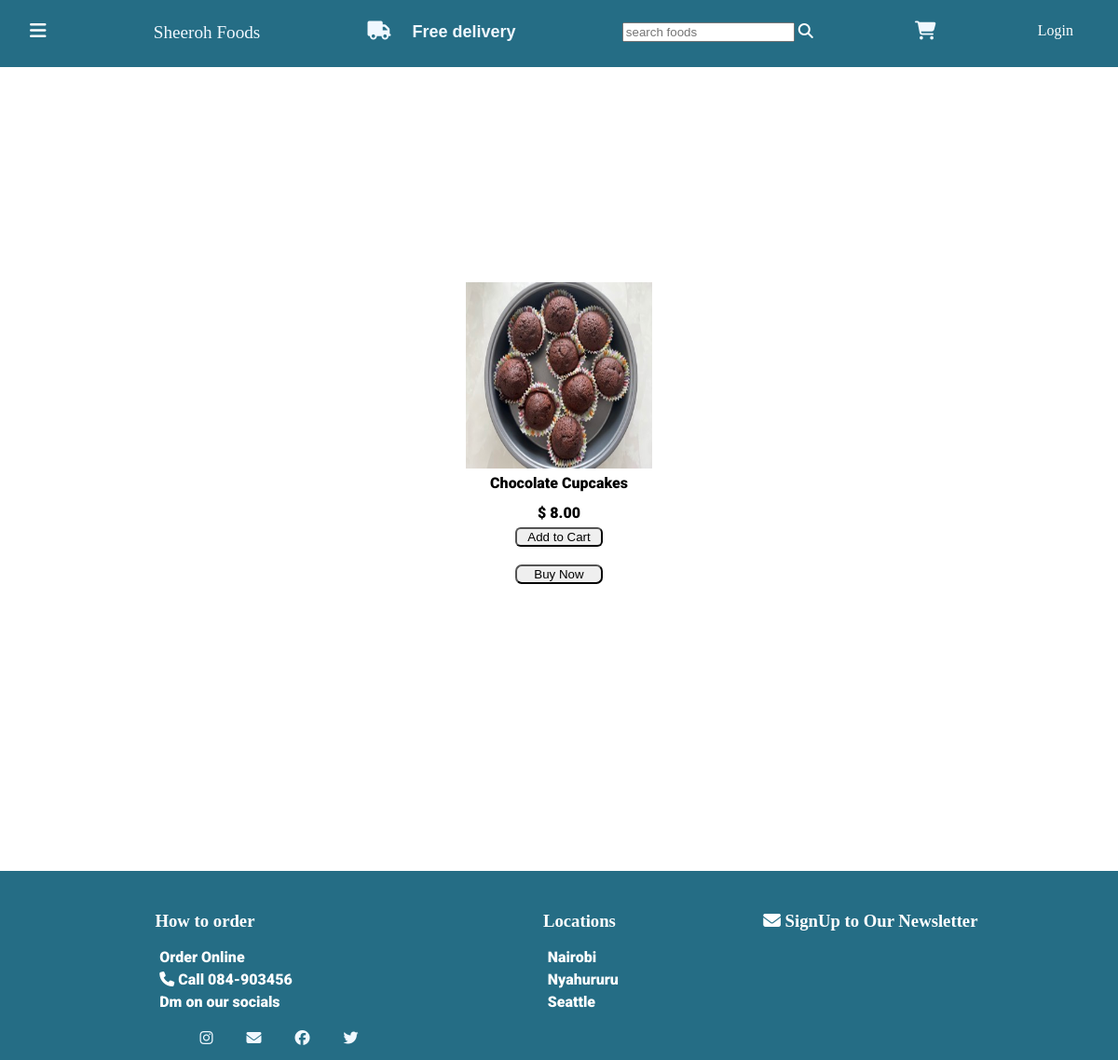
Page /product_details?product_serial_no=12 on the committed database.
### nav/models.py (models this page shows, shortened)
class Product(models.Model):
   date = models.DateField()
   product_name = models.CharField(max_length = 100)
   product_serial_no = models.BigAutoField(primary_key=True)
   opening_balance = models.IntegerField(blank = True)
   closing_balance = models.IntegerField(blank = True)
   sales = models.IntegerField(blank = True)
   product_buying_price = models.DecimalField(max_digits =100, decimal_places=2)
   product_selling_price = models.DecimalField(max_digits =100, decimal_places=2)
   sales_tax = models.FloatField(max_length =20)
   sale_discount = models.FloatField(blank = True)
   photo = models.ImageField(upload_to='images/')

### nav/views.py (the view)
# urls.py: path("product_details", views.product_details, name="product_details"),
def product_details(request):
    product_id = request.GET['product_serial_no'] #gets the id of the item from the users request.
    try:
        item = Product.objects.get(product_serial_no =product_id)
        template = loader.get_template("product_details.html")
    except Exception as e:
        item = None
        context = {
            "error":e
        }
        template = loader.get_template("exception.html")
    context = {
        "prod_sn": product_id,
        "food": item,
    }
    return HttpResponse(template.render(context, request))

### nav/templates/product_details.html (shortened to what this page needs)
{% extends "base.html" %}
{% load static %}
            {% block splice %}
                <div class="menu_display">
                    <img src="{{food.photo.url}}" width="200px" height="200px"/>
                    <p>{{food.product_name}}</p>
                    <p>$ {{food.product_selling_price}}</p>
                    <button class="pick_add_to_cart">Add to Cart</button> <br>
                    <button class="buy_now">Buy Now</button>
                </div>
            {% endblock %}

### static/base.css (style rules this page uses)
body { margin: 0; padding: 0; display: flex; flex-direction: column; min-height: 100vh; }
P { color: black; font-family: "Roboto", sans-serif; font-weight: 900; font-style: normal; margin: 0.4em; }
.pick_add_to_cart { margin-bottom: 0.1em; width: 7em; border-radius: 0.438em; }
.menu_display { display: flex; justify-content: center; align-items: center; height: 100vh; flex-direction: column; }
.buy_now { margin-bottom: 4em; width: 7em; border-radius: 7px; }

### rows in the picture
Product: photo (picture), product_name "Chocolate Cupcakes", product_selling_price "8.00"
